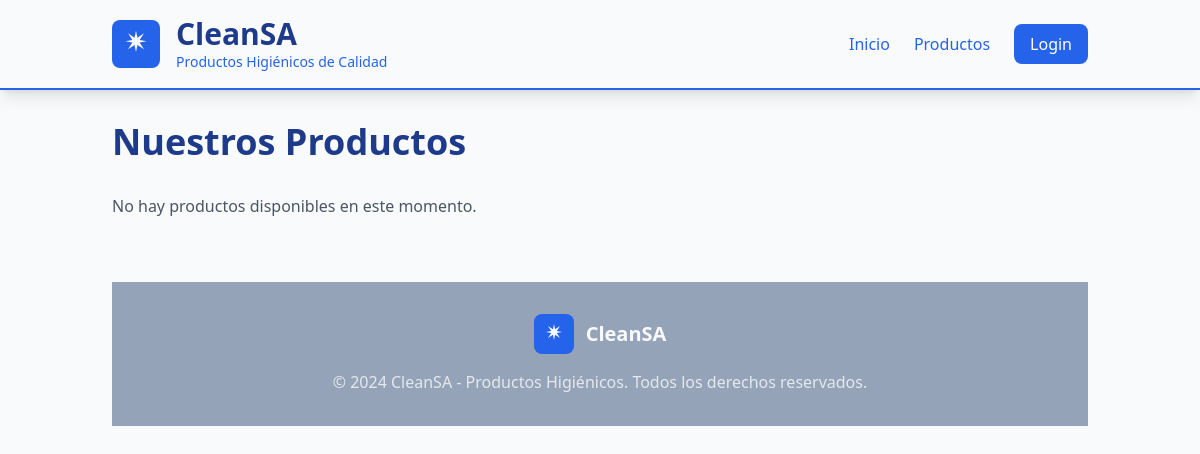
/products/, run on an earlier commit of the app's database.
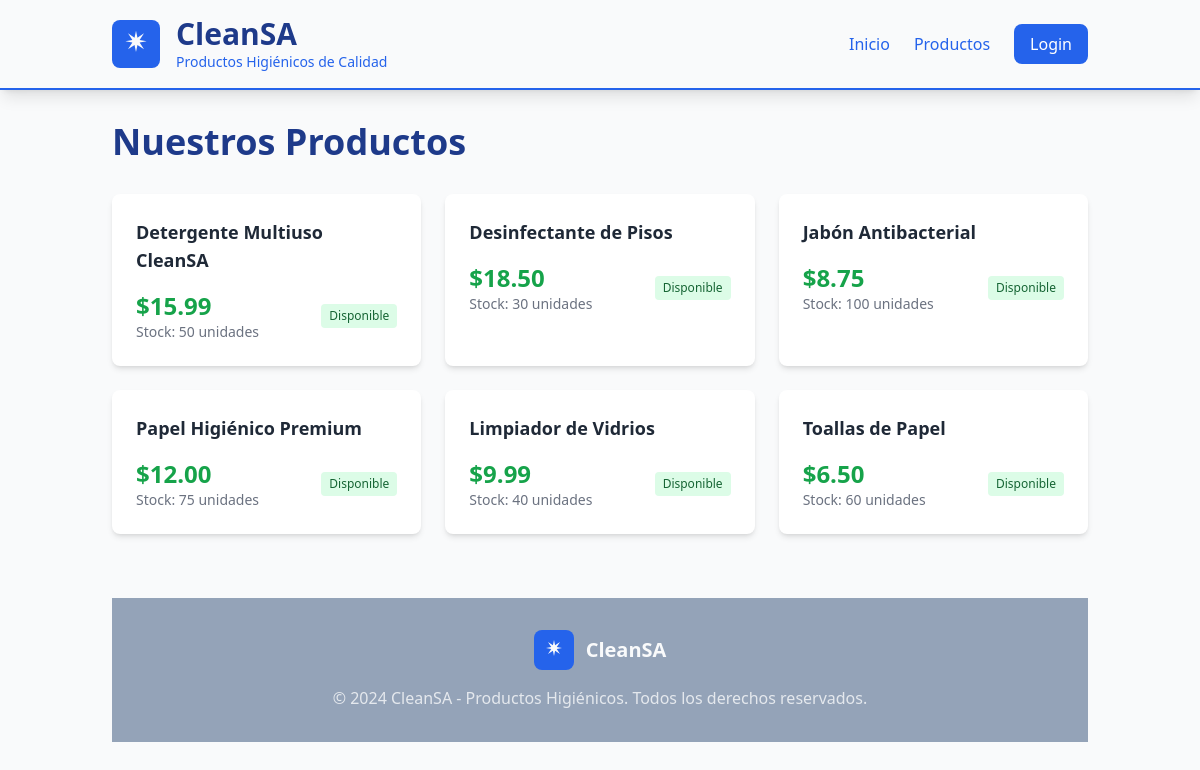
And on a later commit of the database.
### models.py (models this page shows)
class Producto (database.Model):
    __tablename__ = 'productos'
    id = database.Column(database.Integer, primary_key=True)
    nombre = database.Column(database.String(100), nullable=False)
    precio = database.Column(database.Float, nullable=False)
    stock = database.Column(database.Integer, nullable=False)
    fk_categoria = database.Column(database.Integer,database.ForeignKey('categorias.id'), nullable=False)
    peligroso = database.Column(database.Boolean, nullable=False)

### app/blueprints/products.py (the view)
@products_bp.route('/')
def list_products():
    try:
        productos = Producto.query.all()
        categorias = {cat.id: cat.nombre for cat in Categoria.query.all()}
        return render_template('productos.html',
                             productos=productos,
                             categorias=categorias)
    except Exception as e:
        productos_ejemplo = [
            {
                'id': 1,
                'nombre': 'Detergente Multiuso',
                'precio': 15.99,
                'stock': 50,
                'categoria': 'Limpieza General',
                'peligroso': False
            },
            {
                'id': 2,
                'nombre': 'Desinfectante Pisos',
                'precio': 18.50,
                'stock': 30,
                'categoria': 'Desinfectantes',
                'peligroso': True
            }
        ]
        return render_template('productos.html',
                             productos=productos_ejemplo,
                             categorias={})

### app/templates/productos.html (shortened to what this page needs)
<!DOCTYPE html>
<html lang="es">
<head>
    <script src="https://cdn.tailwindcss.com"></script>
</head>
<body class="bg-smoke-white min-h-screen">
    {% include 'components/nav.html' %}
    <main class="container mx-auto px-6 py-8">
        <h1 class="text-4xl font-bold text-dark-teal mb-8">Nuestros Productos</h1>
        {% if productos %}
            <div class="grid grid-cols-1 sm:grid-cols-2 lg:grid-cols-3 gap-6">
                {% for producto in productos %}
                    {% include 'components/producto.html' %}
                {% endfor %}
            </div>
        {% else %}
            <p class="text-gray-600">No hay productos disponibles en este momento.</p>
        {% endif %}
        {% include 'components/footer.html' %}
</body>
</html>

### app/templates/components/producto.html (shortened to what this page needs)
<div class="bg-white rounded-lg shadow-md p-6 hover:shadow-lg transition-shadow">
    <div class="mb-4">
        <h3 class="text-lg font-semibold text-gray-800">{{ producto.nombre }}</h3>
    </div>
    <div class="flex items-center justify-between">
        <div>
            <span class="text-2xl font-bold text-green-600">${{ "%.2f"|format(producto.precio) }}</span>
            <div class="text-sm text-gray-500">Stock: {{ producto.stock }} unidades</div>
        </div>
        <div class="flex flex-col items-end">
            {% if producto.stock > 0 %}
                <span class="bg-green-100 text-green-800 px-2 py-1 rounded text-xs">
                    Disponible
                </span>
            {% else %}
                <span class="bg-red-100 text-red-800 px-2 py-1 rounded text-xs">
                    Sin Stock
                </span>
            {% endif %}
        </div>
    </div>
</div>

What changed in the data, as far as the page shows it:
added Producto: nombre "Detergente Multiuso CleanSA", precio "15.99", stock "50", shows "Disponible"
added Producto: nombre "Desinfectante de Pisos", precio "18.50", stock "30", shows "Disponible"
added Producto: nombre "Jabón Antibacterial", precio "8.75", stock "100", shows "Disponible"
added Producto: nombre "Papel Higiénico Premium", precio "12.00", stock "75", shows "Disponible"
added Producto: nombre "Limpiador de Vidrios", precio "9.99", stock "40", shows "Disponible"
added Producto: nombre "Toallas de Papel", precio "6.50", stock "60", shows "Disponible"
Also different on the page:
text no longer shown: "No hay productos disponibles en este momento."
